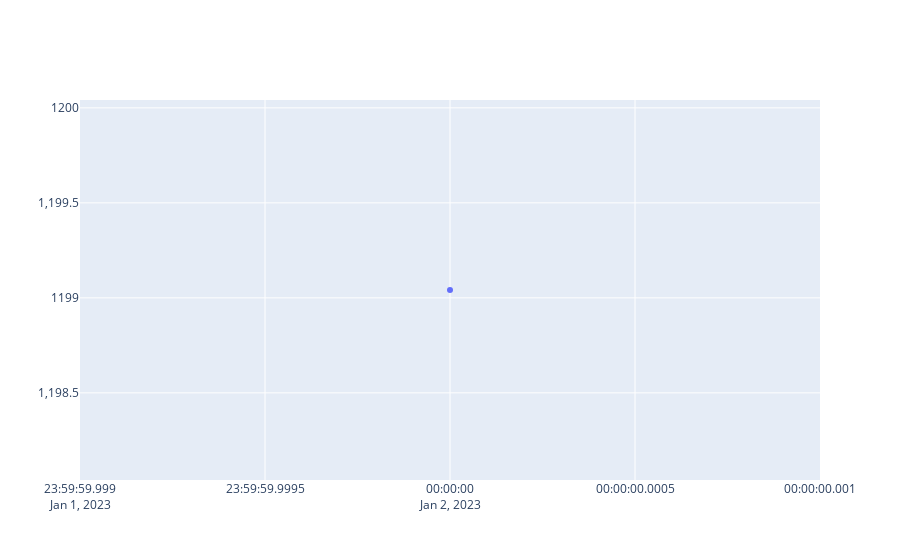
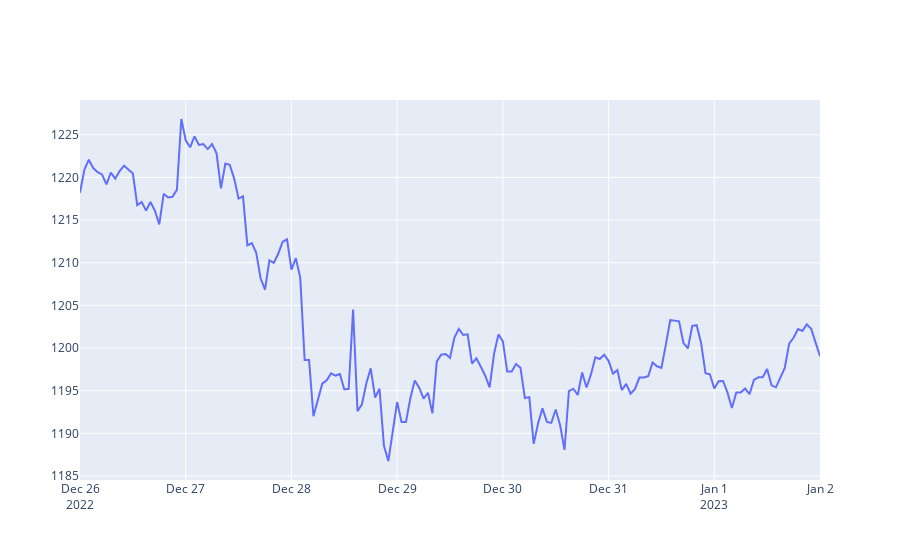
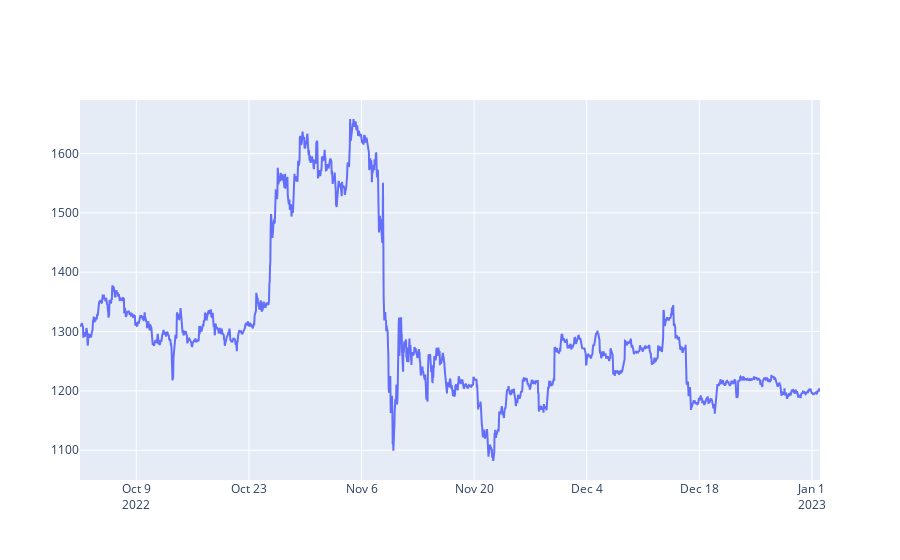
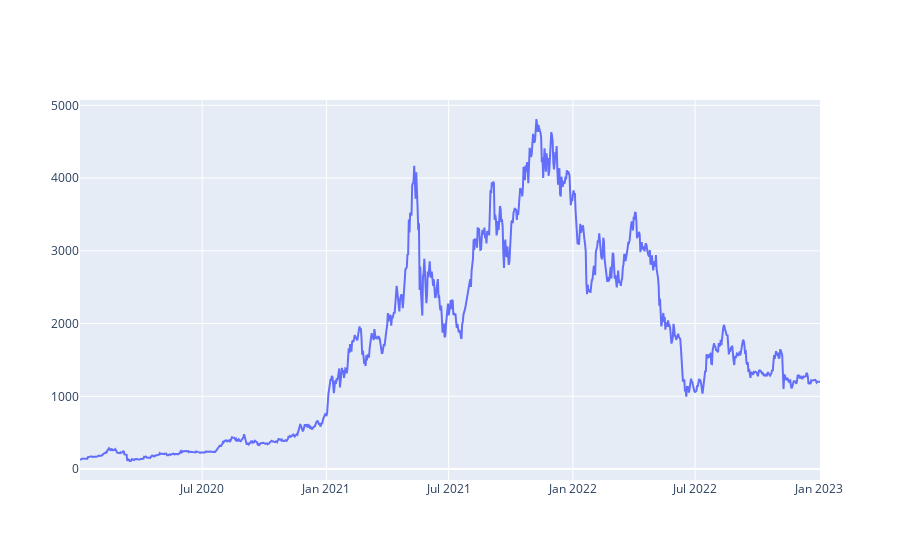

Here is the notebook cell these charts were saved with, in order:
### Code cell
( getLine(getRates('ETH-USD',  '1d',  '1h')) )
( getLine(getRates('ETH-USD',  '1wk',  '1h')) )
( getLine(getRates('ETH-USD',  '3mo',  '1h')) )
( getLine(getRates('ETH-USD',  '3y',  '1d')) )

### Figure 1 — Plotly figure (JSON) as saved in the notebook; plotly's stock layout.template omitted (floating-point values rounded to 4 significant figures)
{"data": [{"x": ["2023-01-02T00:00:00"], "y": [1199.0], "type": "scatter"}], "layout": {"xaxis": {"type": "date", "range": ["2023-01-01 23:59:59.999", "2023-01-02 00:00:00.001"], "autorange": true}, "yaxis": {"type": "linear", "range": [1198.0, 1200.0], "autorange": true}, "autosize": true}}

### Figure 2 — Plotly figure (JSON) as saved in the notebook; plotly's stock layout.template omitted (floating-point values rounded to 4 significant figures; data arrays with more than 128 entries replaced by an {"elided": "..."} marker saying what was removed)
{"data": [{"x": {"elided": "168 str values"}, "y": {"elided": "168 float values"}, "type": "scatter"}], "layout": {"xaxis": {"type": "date", "range": ["2022-12-26", "2023-01-02"], "autorange": true}, "yaxis": {"type": "linear", "range": [1185.0, 1229.0], "autorange": true}, "autosize": true}}

### Figure 3 — Plotly figure (JSON) as saved in the notebook; plotly's stock layout.template omitted (floating-point values rounded to 4 significant figures; data arrays with more than 128 entries replaced by an {"elided": "..."} marker saying what was removed)
{"data": [{"x": {"elided": "2206 str values"}, "y": {"elided": "2206 float values"}, "type": "scatter"}], "layout": {"xaxis": {"type": "date", "range": ["2022-10-02", "2023-01-02"], "autorange": true}, "yaxis": {"type": "linear", "range": [1050.0, 1690.0], "autorange": true}, "autosize": true}}

### Figure 4 — Plotly figure (JSON) as saved in the notebook; plotly's stock layout.template omitted (floating-point values rounded to 4 significant figures; data arrays with more than 128 entries replaced by an {"elided": "..."} marker saying what was removed)
{"data": [{"x": {"elided": "1096 str values"}, "y": {"elided": "1096 float values"}, "type": "scatter"}], "layout": {"xaxis": {"type": "date", "range": ["2020-01-02", "2023-01-02"], "autorange": true}, "yaxis": {"type": "linear", "range": [-150.6, 5073.0], "autorange": true}, "autosize": true}}
